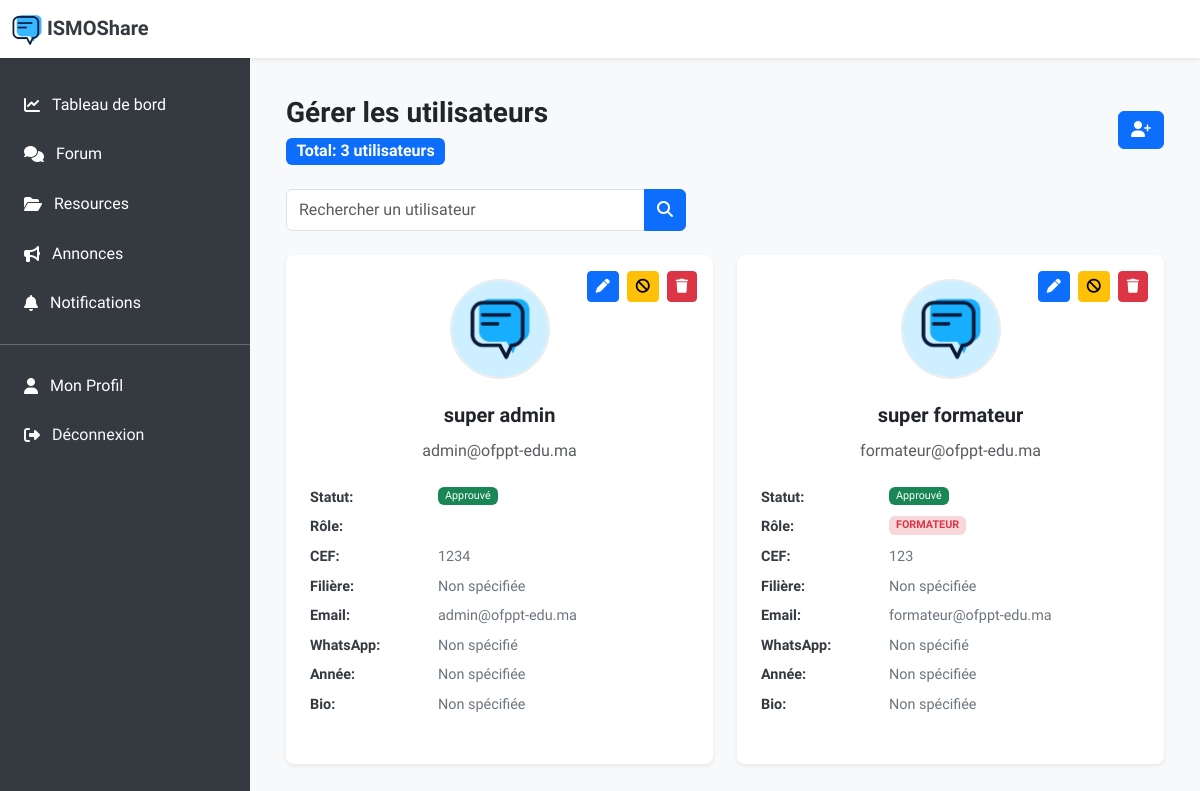
Screenshot of /pages/subpages/liste-users.php (signed in) with the database file from the repository.
### tables this page shows
CREATE TABLE `utilisateur` (
  `id_utilisateur` int(11) NOT NULL,
  `nom` varchar(50) NOT NULL,
  `prenom` varchar(50) NOT NULL,
  `email` varchar(100) NOT NULL,
  `mot_de_passe` varchar(100) NOT NULL,
  `photo_profil` varchar(255) DEFAULT NULL,
  `role` enum('stagiaire','formateur','admin') DEFAULT NULL,
  `id_filiere` int(11) DEFAULT NULL,
  `cef_matricule` varchar(255) DEFAULT NULL,
  `numero_whatsapp` varchar(20) DEFAULT NULL,
  `bio` text DEFAULT NULL,
  `statut` enum('en_attente','approuvé','rejeté','suspendu') DEFAULT 'en_attente',
  `annee_formation` enum('1ère année','2ème année') DEFAULT NULL
);

### pages/subpages/liste-users.php (the view, shortened to what this page needs)
<?php
include_once '../includes/config.php';
include_once '../includes/notification_functions.php';
$count_sql = "SELECT COUNT(*) as total FROM utilisateur";
$count_stmt = $conn->prepare($count_sql);
$count_stmt->execute();
$count_result = $count_stmt->get_result();
$total_users = $count_result->fetch_assoc()['total'];
$users = [];
$current_user_sql = "SELECT role FROM utilisateur WHERE id_utilisateur = ?";
$current_user_stmt = $conn->prepare($current_user_sql);
$current_user_stmt->bind_param("i", $_SESSION['user_id']);
$current_user_stmt->execute();
$current_user_result = $current_user_stmt->get_result();
$current_user = $current_user_result->fetch_assoc();
if (isset($_GET['search']) && !empty(trim($_GET['search']))) {
    $search = '%' . $conn->real_escape_string(trim($_GET['search'])) . '%';
    if ($current_user['role'] === 'admin') {
        $sql = "SELECT * FROM utilisateur
                WHERE (nom LIKE ? OR prenom LIKE ? OR email LIKE ? OR cef_matricule LIKE ?)
                AND role != 'admin'
                AND id_utilisateur != ?
                ORDER BY id_utilisateur DESC";
        $stmt = $conn->prepare($sql);
        $stmt->bind_param("ssssi", $search, $search, $search, $search, $_SESSION['user_id']);
    } else {
        $sql = "SELECT * FROM utilisateur
                WHERE (nom LIKE ? OR prenom LIKE ? OR email LIKE ? OR cef_matricule LIKE ?)
                AND id_utilisateur != ?
                ORDER BY id_utilisateur DESC";
        $stmt = $conn->prepare($sql);
        $stmt->bind_param("ssssi", $search, $search, $search, $search, $_SESSION['user_id']);
    }
} else {
    if ($current_user['role'] === 'admin') {
        $sql = "SELECT * FROM utilisateur WHERE role != 'admin' AND id_utilisateur != ? ORDER BY id_utilisateur DESC";
        $stmt = $conn->prepare($sql);
        $stmt->bind_param("i", $_SESSION['user_id']);
    } else {
        $sql = "SELECT * FROM utilisateur WHERE id_utilisateur != ? ORDER BY id_utilisateur DESC";
        $stmt = $conn->prepare($sql);
        $stmt->bind_param("i", $_SESSION['user_id']);
    }
}
$stmt->execute();
$result = $stmt->get_result();
if ($result && $result->num_rows > 0) {
    $users = $result->fetch_all(MYSQLI_ASSOC);
}
function getStatusBadgeClass($status) {
    switch ($status) {
        case 'approuvé':
            return 'bg-success fw-light';
    }
}
function getStatusDisplayText($status) {
    switch ($status) {
        case 'approuvé':
            return 'Approuvé';
    }
}
?>
<!DOCTYPE html>
<html lang="en">
  <head>
    <link
      href="https://cdn.jsdelivr.net/npm/bootstrap@5.3.0/dist/css/bootstrap.min.css"
      rel="stylesheet"
    />
    <link
      rel="stylesheet"
      href="https://cdnjs.cloudflare.com/ajax/libs/font-awesome/6.4.2/css/all.min.css"
    />
  </head>
  <body>
    <nav class="navbar navbar-expand-lg navbar-light fixed-top">
      <div class="container-fluid">
        <a class="navbar-brand" href="./../../index.php">
          <img src="./../../assets/images/logo.png" width="30px" alt="" />
          ISMOShare
        </a>
      </div>
    </nav>
    <nav id="sidebar" class="sidebar">
      <ul class="nav flex-column">
        <br />
        <li class="nav-item">
          <a class="nav-link" href="./../dashboard.php">
            <i class="fa-solid fa-chart-line"></i>
            Tableau de bord
          </a>
        </li>
        <li class="nav-item">
          <a class="nav-link" href="./../forum.php">
            <i class="fas fa-comments"></i>
            Forum
          </a>
        </li>
        <li class="nav-item">
          <a class="nav-link" href="./../ressources.php">
            <i class="fas fa-folder-open"></i>
            Resources
          </a>
        </li>
        <li class="nav-item">
          <a class="nav-link" href="./../annonces.php">
            <i class="fa-solid fa-bullhorn"></i>
            Annonces
          </a>
        </li>
        <li class="nav-item">
          <a class="nav-link" href="./../notifications.php">
            <i class="fas fa-bell"></i>
            Notifications
          </a>
        </li>
        <hr class="text-white" />
        <li class="nav-item">
          <a class="nav-link" href="./../profile.php">
            <i class="fas fa-user"></i>
            Mon Profil
          </a>
        </li>
        <li class="nav-item">
          <a class="nav-link text-light" href="#" data-bs-toggle="modal" data-bs-target="#logoutModal">
            <i class="fas fa-sign-out-alt"></i> Déconnexion
          </a>
        </li>
      </ul>
    </nav>
    <main class="main-content bg-light py-4">
      <div class="container-fluid">
        <div class="d-flex flex-column flex-md-row justify-content-between align-items-start align-items-md-center mb-4 mt-3">
          <div>
            <h3 class="fw-bold">Gérer les utilisateurs</h3>
            <span class="badge bg-primary rounded fs-6">Total: <?php echo $total_users; ?> utilisateurs</span>
          </div>
          <br>
          <div class="d-flex align-items-center gap-3">
            <button class="btn btn-primary" data-bs-toggle="modal" data-bs-target="#createUserModal">
              <i class="fas fa-user-plus"></i>
            </button>
          </div>
        </div>
        <?php if (!empty($users)): ?>
        <div class="search-container">
          <form class="d-flex" role="search" method="GET">
            <div class="input-group">
              <input
                type="search"
                class="form-control"
                name="search"
                placeholder="Rechercher un utilisateur"
                value="<?php echo isset($_GET['search']) ? htmlspecialchars($_GET['search']) : ''; ?>"
              />
              <button class="btn btn-primary" type="submit">
                <i class="fa-solid fa-magnifying-glass"></i>
              </button>
            </div>
          </form>
        </div>
        <?php endif; ?>
        <div class="row">
          <?php if (empty($users)): ?>
            <div class="col-12">
              <div class="text-muted text-center alert alert-info">
                <i class="fas fa-users fa-2x mt-3 mb-2"></i>
                <p>Aucun utilisateur trouvé</p>
              </div>
            </div>
          <?php else: ?>
            <?php foreach ($users as $user): ?>
          <div class="col-12 col-lg-6 mb-4">
            <div class="user-card h-100">
          <div class="action-buttons">
            <button
              class="btn btn-sm btn-primary"
              data-bs-toggle="modal"
              data-bs-target="#editRoleModal<?php echo $user['id_utilisateur']; ?>"
              title="Modifier le rôle"
              <?php if ($user['id_utilisateur'] == $_SESSION['user_id']) echo 'style="display: none;"'; ?>
            >
              <i class="fas fa-pen"></i>
            </button>
                <?php if ($user['statut'] === 'approuvé'): ?>
            <button
              class="btn btn-sm btn-warning"
              data-bs-toggle="modal"
              data-bs-target="#suspendModal<?php echo $user['id_utilisateur']; ?>"
              title="Suspendre"
              <?php if ($user['id_utilisateur'] == $_SESSION['user_id'] || $user['role'] === 'admin') echo 'style="display: none;"'; ?>
            >
              <i class="fas fa-ban"></i>
            </button>
                <?php endif; ?>
            <button
              class="btn btn-sm btn-danger"
              data-bs-toggle="modal"
              data-bs-target="#deleteModal<?php echo $user['id_utilisateur']; ?>"
              title="Supprimer"
              <?php if ($user['id_utilisateur'] == $_SESSION['user_id']) echo 'style="display: none;"'; ?>
            >
              <i class="fas fa-trash"></i>
            </button>
          </div>
              <div class="text-center mb-4">
                <img src="<?= $user['photo_profil'] ? '../../assets/uploads/profile/' . htmlspecialchars($user['photo_profil']) : '../../assets/images/ISMO SHARE.png' ?>"
                     alt="Photo de l'utilisateur"
                     class="rounded-circle profile-image" />
              </div>
            <div class="user-info">
                <h5 class="fw-semibold mb-1 text-center"><?php echo htmlspecialchars($user['prenom'] . ' ' . $user['nom']); ?></h5>
                <p class="text-muted mb-3 text-center"><?php echo htmlspecialchars($user['email']); ?></p>
                <div class="user-info-item">
                  <strong>Statut:</strong>
                  <span class="badge <?php echo getStatusBadgeClass($user['statut']); ?>">
                    <?php echo getStatusDisplayText($user['statut']); ?>
                  </span>
                </div>
                <div class="user-info-item">
                  <strong>Rôle:</strong>
                  <?php
                  if ($user['statut'] === 'en_attente') {
                      echo '<span class="text-muted">Non spécifié</span>';
                  } else {
                      echo '<span class="badge bg-danger-subtle text-danger">' . strtoupper($user['role']) . '</span>';
                  }
                  ?>
                </div>
                <div class="user-info-item">
                  <strong>CEF:</strong>
                  <span><?php echo !empty($user['cef_matricule']) ? htmlspecialchars($user['cef_matricule']) : 'Non spécifié'; ?></span>
                </div>
                <div class="user-info-item">
                  <strong>Filière:</strong>
                  <span><?php echo !empty($user['filiere']) ? htmlspecialchars($user['filiere']) : 'Non spécifiée'; ?></span>
                </div>
                <div class="user-info-item">
                  <strong>Email:</strong>
                  <span><?php echo !empty($user['email']) ? htmlspecialchars($user['email']) : 'Non spécifié'; ?></span>
                </div>
                <div class="user-info-item">
                  <strong>WhatsApp:</strong>
                  <?php if (!empty($user['numero_whatsapp'])): ?>
                    <a href="https://wa.me/<?= preg_replace('/[^0-9]/', '', $user['numero_whatsapp']) ?>" target="_blank" class="text-decoration-none">
                      +212<?php echo htmlspecialchars($user['numero_whatsapp']); ?>
                    </a>
                  <?php else: ?>
                    <span>Non spécifié</span>
                  <?php endif; ?>
                </div>
                <div class="user-info-item">
                  <strong>Année:</strong>
                  <span><?php echo !empty($user['annee_formation']) ? htmlspecialchars($user['annee_formation']) : 'Non spécifiée'; ?></span>
                </div>
                <div class="user-info-item">
                  <strong>Bio:</strong>
                  <span><?php echo !empty($user['bio']) ? htmlspecialchars($user['bio']) : 'Non spécifiée'; ?></span>
                </div>
              </div>
            </div>
          </div>
          <?php endforeach; ?>
          <?php endif; ?>
        </div>
      </div>
    </main>
  </body>
</html>

### pages/subpages/liste-users.php (style rules this page uses)
body { font-family: "Andika", sans-serif; background-color: #f4f6f9; min-height: 100vh; margin: 0; padding-top: 56px; }
.navbar { background-color: #ffffff !important; box-shadow: 0 0.125rem 0.25rem rgba(0, 0, 0, 0.075); z-index: 1030; }
.navbar-brand { font-weight: bold; color: #343a40; }
.sidebar { background-color: #343a40; color: #ffffff; width: 250px; height: 100%; position: fixed; top: 56px; left: 0; z-index: 1020; transition: transform 0.3s ease; }
.sidebar .nav-link { padding: 0.8rem 1.5rem; color: #ffffff; display: flex; align-items: center; text-decoration: none; }
.sidebar .nav-link i { margin-right: 0.75rem; }
.main-content { margin-left: 250px; padding: 1.5rem; transition: margin-left 0.3s ease; }
.user-card { background-color: #ffffff; border-radius: 0.5rem; box-shadow: 0 0.125rem 0.25rem rgba(0, 0, 0, 0.075); padding: 1.5rem; margin-bottom: 1.5rem; position: relative; }
.user-info { display: flex; flex-direction: column; gap: 0.5rem; }
.user-info-item { display: flex; align-items: flex-start; gap: 0.5rem; color: #6c757d; font-size: 0.9rem; flex-wrap: wrap; }
.user-info-item strong { color: #343a40; min-width: 120px; }
.action-buttons { position: absolute; top: 1rem; right: 1rem; display: flex; gap: 0.5rem; flex-wrap: wrap; justify-content: flex-end; }
.search-container { max-width: 400px; margin-bottom: 1.5rem; }
.form-select, .form-control { padding: 0.5rem 0.75rem; }
.profile-image { width: 100px; height: 100px; object-fit: cover; border: 2px solid #e9ecef; }

### rows the page displays
utilisateur: prenom+nom "super admin", email "admin@ofppt-edu.ma", statut "Approuvé", cef_matricule "1234", shows "Non spécifié", shows "Non spécifiée"
utilisateur: prenom+nom "super formateur", email "formateur@ofppt-edu.ma", statut "Approuvé", role "FORMATEUR", cef_matricule "123", shows "Non spécifié", shows "Non spécifiée"

### other values shown
$total_users "3"
